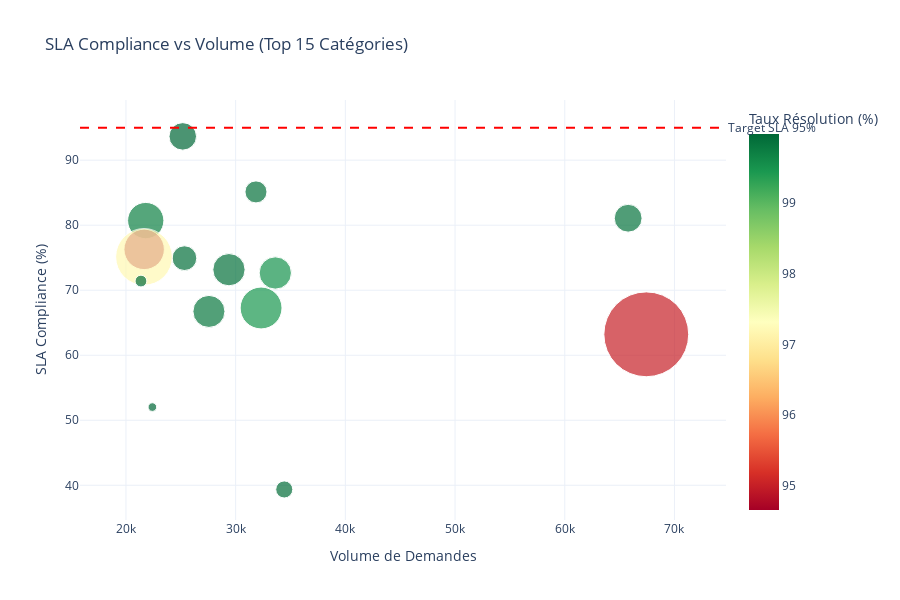

Notebook cell for this chart:
### Code cell
# Visualisation : SLA Compliance vs Volume (Top 15)
df_viz = client_experience_kpis.head(15).copy()

fig = px.scatter(
    df_viz,
    x='total_requests',
    y='sla_compliance',
    size='avg_total_hours',
    color='resolution_rate',
    hover_name='category_name',
    title='SLA Compliance vs Volume (Top 15 Catégories)',
    labels={
        'total_requests': 'Volume de Demandes',
        'sla_compliance': 'SLA Compliance (%)',
        'avg_total_hours': 'Temps Moyen (h)',
        'resolution_rate': 'Taux Résolution (%)'
    },
    color_continuous_scale='RdYlGn',
    size_max=60
)

fig.add_hline(y=95, line_dash="dash", line_color="red", 
              annotation_text="Target SLA 95%", annotation_position="right")

fig.update_layout(height=600)
fig.show()

### Figure 1 — Plotly figure (JSON) as saved in the notebook; plotly's stock layout.template omitted (floating-point values rounded to 4 significant figures)
{"data": [{"hovertemplate": "<b>%{hovertext}</b><br><br>Volume de Demandes=%{x}<br>SLA Compliance (%)=%{y}<br>Temps Moyen (h)=%{marker.size}<br>Taux Résolution (%)=%{marker.color}<extra></extra>", "hovertext": ["Tax", "Cash instruction", "BAU Asset Creation", "OTHERS", "Settlement", "CREST", "Investigation Level 1", "FRPP", "DEFF", "Transaction cycle and follow-up", "KPI PARIS", "Information", "Trade Query", "ORDERS", "Pricing Valuation"], "legendgroup": "", "marker": {"color": [95.02, 99.84, 99.93, 99.5, 99.45, 99.88, 99.88, 99.8, 99.89, 99.98, 99.98, 99.7, 94.66, 97.2, 99.94], "coloraxis": "coloraxis", "size": [584.6, 62.71, 23.64, 84.72, 142.2, 39.36, 84.65, 83.38, 49.59, 61.44, 6.05, 106.9, 132.7, 261.5, 11.26], "sizemode": "area", "sizeref": 0.1624, "symbol": "circle"}, "mode": "markers", "name": "", "orientation": "v", "showlegend": false, "type": "scatter", "x": [67431, 65780, 34432, 33615, 32320, 31853, 29391, 27565, 25333, 25179, 22410, 21805, 21661, 21648, 21368], "xaxis": "x", "y": [63.22, 81.07, 39.36, 72.65, 67.27, 85.12, 73.16, 66.74, 74.93, 93.66, 52.03, 80.71, 76.28, 75.13, 71.41], "yaxis": "y"}], "layout": {"annotations": [{"showarrow": false, "text": "Target SLA 95%", "x": 1, "xanchor": "left", "xref": "x domain", "y": 95, "yanchor": "middle", "yref": "y"}], "coloraxis": {"colorbar": {"title": {"text": "Taux Résolution (%)"}}, "colorscale": [[0, "rgb(165,0,38)"], [0.1, "rgb(215,48,39)"], [0.2, "rgb(244,109,67)"], [0.3, "rgb(253,174,97)"], [0.4, "rgb(254,224,139)"], [0.5, "rgb(255,255,191)"], [0.6, "rgb(217,239,139)"], [0.7, "rgb(166,217,106)"], [0.8, "rgb(102,189,99)"], [0.9, "rgb(26,152,80)"], [1, "rgb(0,104,55)"]]}, "height": 600, "legend": {"itemsizing": "constant", "tracegroupgap": 0}, "shapes": [{"line": {"color": "red", "dash": "dash"}, "type": "line", "x0": 0, "x1": 1, "xref": "x domain", "y0": 95, "y1": 95, "yref": "y"}], "title": {"text": "SLA Compliance vs Volume (Top 15 Catégories)"}, "xaxis": {"anchor": "y", "domain": [0, 1], "title": {"text": "Volume de Demandes"}}, "yaxis": {"anchor": "x", "domain": [0, 1], "title": {"text": "SLA Compliance (%)"}}}}
